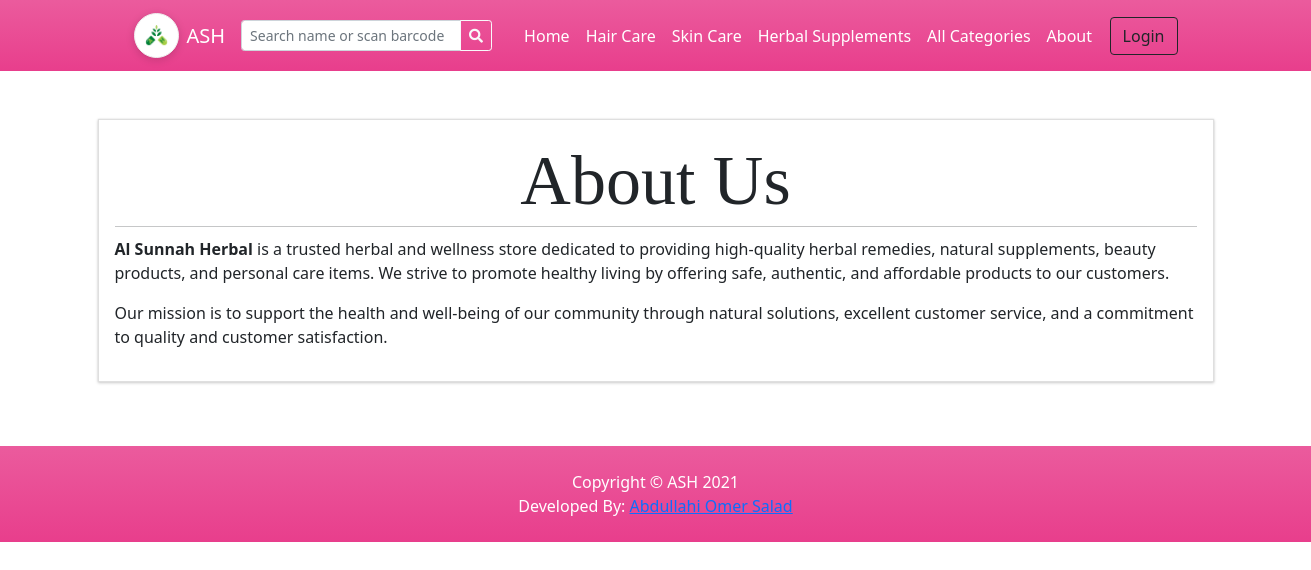
The page /?p=about on the database its author committed.
### tables this page shows
CREATE TABLE `categories` (
  `id` int(30) NOT NULL AUTO_INCREMENT,
  `category` varchar(250) NOT NULL,
  `description` text DEFAULT NULL,
  `status` tinyint(1) NOT NULL DEFAULT 1,
  `delete_flag` tinyint(1) NOT NULL DEFAULT 0,
  `date_created` datetime NOT NULL DEFAULT current_timestamp(),
  PRIMARY KEY (`id`)
);

### classes/DBConnection.php (called while the page is built, shortened)
<?php
class DBConnection{
    private $host = DB_SERVER;
    private $username = DB_USERNAME;
    private $password = DB_PASSWORD;
    private $database = DB_NAME;
    public $conn;
    public function __construct(){
        if (!isset($this->conn)) {
            $this->conn = new mysqli($this->host, $this->username, $this->password, $this->database);
        }
    }
}
?>

### classes/SystemSettings.php (called while the page is built, shortened)
<?php
class SystemSettings extends DBConnection{
	function userdata($field = ''){
		if(!empty($field)){
			if(isset($_SESSION['userdata'][$field]))
				return $_SESSION['userdata'][$field];
			else
				return null;
		}else{
			return false;
		}
	}
	function info($field=''){
		if(!empty($field)){
			if(isset($_SESSION['system_info'][$field]))
				return $_SESSION['system_info'][$field];
			else
				return false;
		}else{
			return false;
		}
	}
}
$_settings = new SystemSettings();
?>

### config.php (called while the page is built, shortened)
<?php
require_once('classes/DBConnection.php');
require_once('classes/SystemSettings.php');
function validate_image($file){
	if(!empty($file)){
        $ex = explode("?",$file);
        $file = $ex[0];
        $ts = isset($ex[1]) ? "?".$ex[1] : '';
		if(is_file(base_app.$file)){
			return base_url.$file.$ts;
		}else{
			return base_url.'dist/img/no-image-available.png';
		}
	}else{
		return base_url.'dist/img/no-image-available.png';
	}
}
?>

### inc/topBarNav.php (the view, shortened to what this page needs)
<nav class="navbar navbar-expand-lg navbar-dark bg-gradient-pink">
            <div class="container px-4 px-lg-5 ">
                <a class="navbar-brand d-flex align-items-center" href="./">
                <span class="system-logo-wrapper system-logo-header mr-2">
                <img src="<?php echo validate_image($_settings->info('logo')) ?>" alt="<?php echo htmlspecialchars($_settings->info('short_name')) ?>" loading="lazy">
                </span>
                <?php echo $_settings->info('short_name') ?>
                </a>
                <form class="form-inline" id="search-form">
                  <div class="input-group">
                    <input class="form-control form-control-sm form " type="text" placeholder="Search name or scan barcode" aria-label="Search" name="search" autocomplete="off" value="<?php echo isset($_GET['search']) ? $_GET['search'] : "" ?>"  aria-describedby="button-addon2">
                    <div class="input-group-append">
                      <button class="btn btn-outline-light btn-sm m-0" type="submit" id="button-addon2"><i class="fa fa-search"></i></button>
                    </div>
                  </div>
                </form>
                <div class="collapse navbar-collapse" id="navbarSupportedContent">
                    <ul class="navbar-nav me-auto mb-2 mb-lg-0 ms-lg-4">
                        <li class="nav-item"><a class="nav-link text-white" aria-current="page" href="./">Home</a></li>
                        <?php
                        $cat_qry = $conn->query("SELECT * FROM categories where status = 1  limit 3");
                        $count_cats =$conn->query("SELECT * FROM categories where status = 1 ")->num_rows;
                        while($crow = $cat_qry->fetch_assoc()):
                        ?>
                        <li class="nav-item"><a class="nav-link text-white" aria-current="page" href="./?p=products&c=<?php echo md5($crow['id']) ?>"><?php echo $crow['category'] ?></a></li>
                        <?php endwhile; ?>
                        <?php if($count_cats > 3): ?>
                        <li class="nav-item"><a class="nav-link text-white" href="./?p=view_categories">All Categories</a></li>
                        <?php endif; ?>
                        <li class="nav-item"><a class="nav-link text-white" href="./?p=about">About</a></li>
                    </ul>
                    <div class="d-flex align-items-center">
                      <?php if($_settings->userdata('id') > 0 && $_settings->userdata('login_type') == 2): ?>
                        <a class="text-dark mr-2 nav-link text-white" href="./?p=cart">
                            <i class="bi-cart-fill me-1"></i>
                            Cart
                            <span class="badge bg-dark text-white ms-1 rounded-pill" id="cart-count">
                              <?php
                                $count = $conn->query("SELECT SUM(quantity) as items from `cart` where client_id =".$_settings->userdata('id'))->fetch_assoc()['items'];
                                echo ($count > 0 ? $count : 0);
                              ?>
                            </span>
                        </a>
                            <a href="./?p=my_account" class="text-dark  nav-link text-white"><b> Hi, <?php echo $_settings->userdata('firstname')?>!</b></a>
                            <a href="logout.php" class="text-dark  nav-link text-white"><i class="fa fa-sign-out-alt"></i></a>
                        <?php else: ?>
                        <button class="btn btn-outline-dark ml-2" id="login-btn" type="button">Login</button>
                        <?php endif; ?>
                    </div>
                </div>
            </div>
        </nav>

### rows shown on the page
categories: category "Hair Care"
categories: category "Skin Care"
categories: category "Herbal Supplements"

### other values the page prints
$_settings->info('short_name') "ASH"
